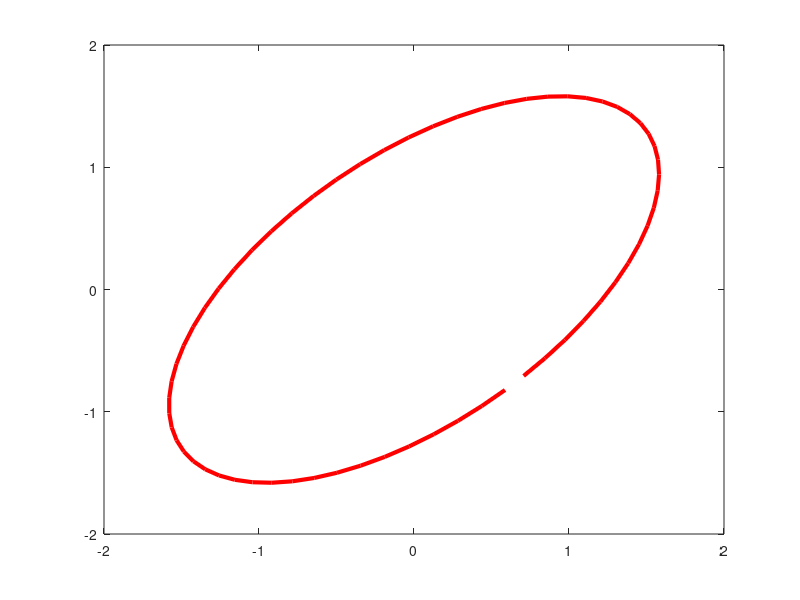

Write MATLAB code to recreate this figure.
%-------------------------------------------------------------------------------
% Function
% LINK:
%   * https://uk.mathworks.com/discovery/image-segmentation.html
%   * https://uk.mathworks.com/help/vision/ug/segment-3d-brain-tumor-using-deep-learning.html
%-------------------------------------------------------------------------------
function test_ellipse()

clc;

nWidth = 100;
nHeight = 100; 
I = zeros(nHeight, nWidth);

% nCenter = [ix, iy];
% nRadius = [rx, ry];

eccentricity = 1;
% 
% x1 = 1;
% x2 = 10;
% y1 = 1;
% y2 = 10;
% 
% 
% 
%     a = (1/2) * sqrt((x2 - x1) ^ 2 + (y2 - y1) ^ 2);
%     b = a * sqrt(1 - eccentricity ^ 2);
%     t = linspace(0, 2 * pi, 100); % Absolute angle parameter
%     X = a * cos(t);
%     Y = b * sin(t);
%     % Compute angles relative to (x1, y1).
%     angles = atan2(y2 - y1, x2 - x1);
%     x = (x1 + x2) / 2 + X * cos(angles) - Y * sin(angles);
%     y = (y1 + y2) / 2 + X * sin(angles) + Y * cos(angles);
% 
%     plot(x, y, '.');

% OLD
bOLD = 1;
if bOLD == 1
  phi = -45; 
  rx = 1;
  ry = 2;
  t = 0:0.1:2*pi;
  phi_rad = (phi / 180) * pi;
  x = rx * cos(t) * cos(phi_rad) - ry * sin(t) * sin(phi_rad);
  y = rx * cos(t) * sin(phi_rad) + ry * sin(t) * cos(phi_rad);
  plot(x, y, '.');
end


% for i = 
plot(x, y, 'Color', 'r', 'LineWidth', 3);


end % end

%-------------------------------------------------------------------------------




